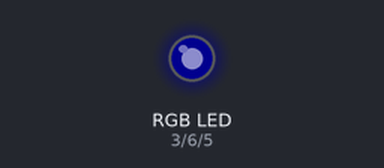
The sketch below on a simulated Arduino Uno, built with avr-gcc and run on an emulated ATmega328P. On the bench: an RGB LED mixed from three pins (HIGH = lit). Dim RGB values are drawn brighter than linear.

Above: at 0.15 s.
At 10.07 s:
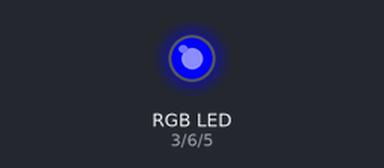
At 19.7 s:
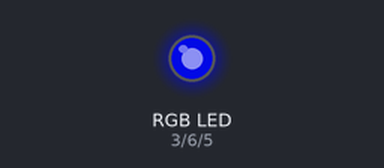
At 39.55 s:
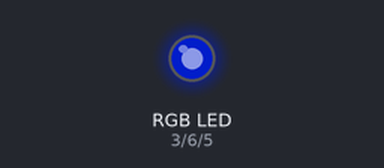
Timing chart, 0 to 40.0 s (numbered marks = the images above):
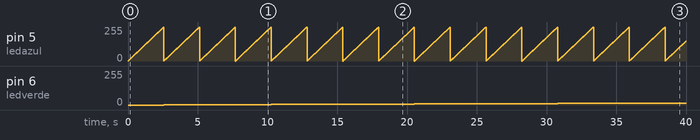

The sketch:

tp_n_6_1.ino
```cpp
#define ledrojo 3
#define ledazul 5
#define ledverde 6

void setup()
{
  pinMode(ledrojo, OUTPUT);
  pinMode(ledazul, OUTPUT);
  pinMode(ledverde,OUTPUT);
}

void loop()
{
  for (int rojo = 0; rojo <= 255; rojo++) {
    for (int verde = 0; verde <= 255; verde++) {
      for (int azul = 0; azul <= 255; azul++) {

        analogWrite(ledrojo, rojo);
        analogWrite(ledverde, verde);
        analogWrite(ledazul, azul);
        delay(10);
      }
    }
  }
}
```

Measured:
- by itself, pin 5 (ledazul): ramps from 0/255 to 255/255 and jumps back, once every 2.6 s
- by itself, pin 6 (ledverde): moves from 0/255 to 15/255 over 35.9 s
